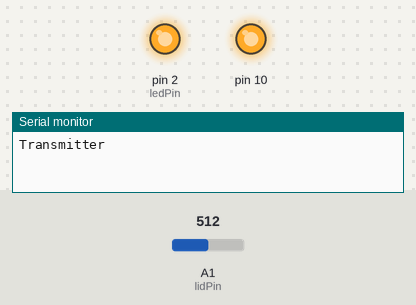
Simulated run of this sketch. Board: Arduino Uno, built with avr-gcc and run on an emulated ATmega328P. Parts: output pins drawn as LEDs (lit = HIGH), the last lines printed to the serial monitor. The test bench sets the inputs (shaded band); at power-on: A1 (lidPin) = 512. No radio packets arrive unless stated.

Above: at 2.3 s.
2.4 s: A1 (lidPin) set to 983
4.5 s: A1 (lidPin) set to 1008
At 5.5 s:
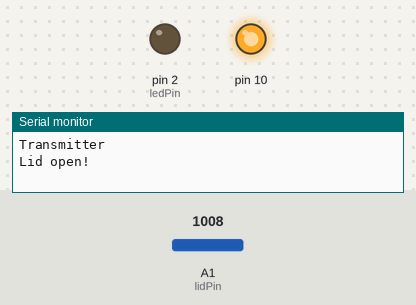
6.6 s: A1 (lidPin) set to 990
At 8.7 s:
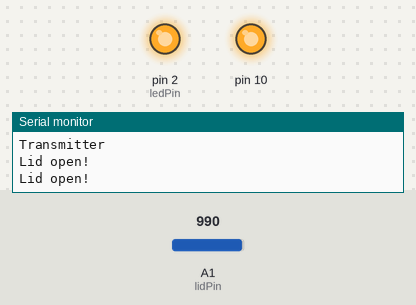
9.0 s: A1 (lidPin) set to 1010
At 10.0 s:
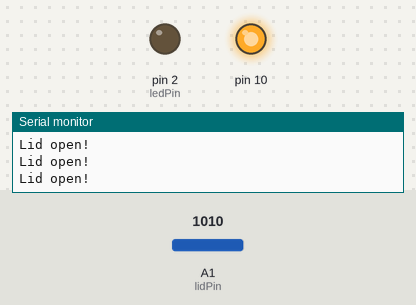
Timing chart, 0 to 12.0 s (numbered marks = the images above; inputs shaded):
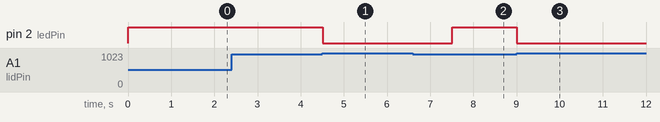

The sketch:

arduino_transmit.ino
```cpp
#include <RF24Network.h>
#include <RF24.h>
#include <SPI.h>
#include <DHT.h>
#include <Wire.h>


#define DHTPIN 4

#define DHTTYPE DHT22

#define lidPin A1

DHT dht(DHTPIN, DHTTYPE);

RF24 radio(7,8);                    // nRF24L01(+) radio attached using Getting Started board

RF24Network network(radio);          // Network uses that radio

const uint16_t this_node = 01;        // Address of our node in Octal format
const uint16_t other_node = 00;       // Address of the other node in Octal format

//const unsigned long interval = 10000; //ms  // How often to send 'hello world to the other unit

unsigned long last_sent;             // When did we last send?
unsigned long packets_sent;          // How many have we sent already

unsigned long myCurrentEpoch;
unsigned long loopStartMillis;
unsigned long loopEndMillis;

struct payload_t {                 // Structure of our payload
  //Humidity
  unsigned int h;
  //Temperature
  unsigned int t;
  //Node id
  unsigned int n;
  //Epoch
  unsigned long e;
  // Lid status
  unsigned int l;
  //Water level
  unsigned int w;
  //Charging status
  unsigned int b;
  //Charge level
  unsigned int bl;
};

struct payload_p {                  // Structure of our payload
  unsigned int ac;
  unsigned long aac;
};

const int voltPin = 0;

const int ledPin = 2;


void setup(void)
{

  Serial.begin(57600);
  Wire.begin(); // join i2c bus (address optional for master)
  Serial.println("Transmitter");

  pinMode(ledPin, OUTPUT);

  digitalWrite(ledPin, HIGH);

  SPI.begin();
  radio.setPALevel(RF24_PA_LOW);
  radio.setDataRate(RF24_2MBPS);
  radio.setCRCLength(RF24_CRC_16);
  radio.enableDynamicPayloads();
  radio.setRetries (500, 3);
  radio.setAutoAck(true);

  radio.begin();
  network.begin(/*channel*/ 108, /*node address*/ this_node);
  dht.begin();


}

void smartDelay(long milliseconds)
{
  unsigned long sDelay = 0;
  sDelay = millis();
    while ((millis() - sDelay) < milliseconds)
    {}
}


void loop() {
  loopStartMillis = millis();

  int lStatus = analogRead(lidPin);

  if (lStatus > 1000)
  {
    digitalWrite(ledPin, LOW);
    Serial.println("Lid open!");
  }
  else
  {
    digitalWrite(ledPin, HIGH);
  }

  network.update();                          // Check the network regularly

  while ( network.available() ) {     // Is there anything ready for us?

    RF24NetworkHeader header;        // If so, grab it and print it out
    payload_p payload;
    network.read(header,&payload,sizeof(payload));

    Serial.println("Received packet");

    if ((int)payload.ac == 99)
    {
      Serial.println("Payload indicated request for temperature to base node");
      unsigned long now = millis();
      last_sent = now;
      sendTemp();

    }
    else if ((int)payload.ac == 50)
    {
      Serial.println("Payload contains epoch time syncronization data");
      myCurrentEpoch = (long)payload.aac;
      Serial.println((long)payload.aac);
      Serial.print("My new epoch time is: ");
      Serial.println((long)myCurrentEpoch);
    }
  }

  smartDelay(1500);
  myCurrentEpoch += ((millis() - loopStartMillis) / 1000);

}

void sendTemp()
{
    smartDelay(2000);

    float h0 = dht.readHumidity() * 100;
    float t0 = dht.readTemperature() * 100;

    int h = (int) h0;
    Serial.println(h0);
    int t = (int) t0;
    Serial.println(t0);
    int n = (int)this_node;


    float voltage;
  //Obtain RAW voltage data
  voltage = analogRead(voltPin);
  //Convert to actual voltage (0 - 5 Vdc)
  voltage = (voltage / 1024) * 5.0;
  //Convert to voltage before divider
  //  Divide by divider = multiply
  //  Divide by 1/5 = multiply by 5
  Serial.print("Voltage: ");
  Serial.println(voltage);  //Output to serial
  voltage = (voltage / 4.2) * 100;
  Serial.print("Voltage %: ");
  Serial.println(voltage);

  int lidState = digitalRead(lidPin);

    Serial.print("lid: ");
  Serial.println(lidState);

    Serial.print("Sending...");
    payload_t payload = { h, t, n, myCurrentEpoch, lidState, 0, voltage };
    RF24NetworkHeader header(/*to node*/ other_node);
    bool ok = network.write(header,&payload,sizeof(payload));
    if (ok) {
      Serial.println("ok.");
      Serial.print("My epoch time is currently: ");
      Serial.println(myCurrentEpoch);
    }
    else
    {
      Serial.println("failed.");
      //writeSD(String(h)+";"+String(t)+";"+String(n)+";"+(String)myCurrentEpoch);
    }

    Wire.beginTransmission(2); // transmit to device #8
      String MessageToSend = String(n)+";"+String(h)+";"+String(t)+";"+(String)myCurrentEpoch+";"+String(0)+";"+String(0)+";"+String(87);
      Wire.write(MessageToSend.c_str());
      Wire.endTransmission();    // stop transmitting
}
```

Measured:
- the behaviour switches between 1000 and 1001 on A1 (lidPin) (found by bisection; images 0 and 1)
- after the input at 2.4 s, every drawn part: stays the same
- after the input at 4.5 s, pin 2 (ledPin): HIGH → LOW at once
- after the input at 6.6 s, pin 2 (ledPin): LOW → HIGH after 0.91 s
- after the input at 9.0 s, pin 2 (ledPin): HIGH → LOW at once
